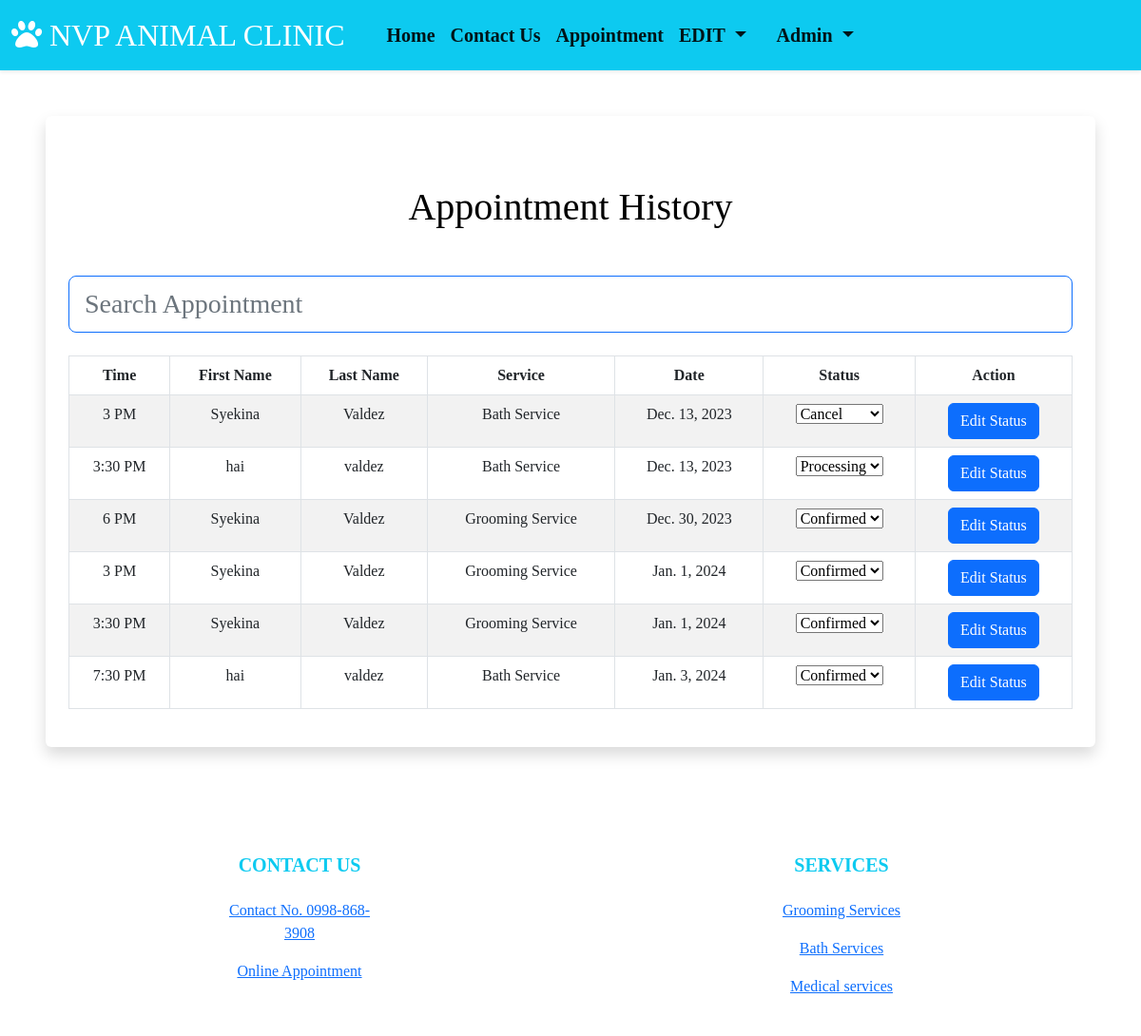
Page /staff-panel (signed in) on the committed database.
### booking/models.py (models this page shows, shortened)
class Appointment(models.Model):
    user = models.ForeignKey(User, on_delete=models.CASCADE, null=True, blank=True)
    service = models.CharField(max_length=50, choices=SERVICE_CHOICES, default="Doctor care")
    day = models.DateField(default=datetime.now)
    time = models.CharField(max_length=10, choices=TIME_CHOICES, default="3 PM")
    time_ordered = models.DateTimeField(default=datetime.now, blank=True)
    status = models.CharField(max_length=200, default='Processing')

### booking/views.py (the view)
# urls.py: path('staff-panel', views.staffPanel, name='staffPanel'),
def staffPanel(request):
    today = datetime.today()
    minDate = today.strftime('%Y-%m-%d')
    deltatime = today + timedelta(days=21)
    strdeltatime = deltatime.strftime('%Y-%m-%d')
    maxDate = strdeltatime
    items = Appointment.objects.filter(day__range=[minDate, maxDate]).order_by('day', 'time')
    return render(request, 'staffPanel.html', {
        'items':items,
    })

### booking/templates/staffPanel.html (shortened to what this page needs)
{% extends 'layout.html' %}
{% load static %}
{% block body %}
{% if user.is_authenticated %}
  {% if user.is_staff %}
    <div class="shadow p-4 mb-5 bg-body bg-body rounded text-black m-5">
      <h1 class="text-center mt-5 mb-5">Appointment History</h1>
      <input class="form-control form-control-lg fs-3 border border-primary" id="myInput" type="text" placeholder="Search Appointment">
      <br>
      <div class="table-responsive">
        <table class="table table-bordered table-striped table-hover mx-auto">
          <thead>
            <tr>
              <th class="text-center" scope="col">Time</th>
              <th class="text-center" scope="col">First Name</th>
              <th class="text-center" scope="col">Last Name</th>
              <th class="text-center" scope="col">Service</th>
              <th class="text-center" scope="col">Date</th>
              <th class="text-center" scope="col">Status</th>
              <th class="text-center" scope="col">Action</th>
            </tr>
          </thead>
          <tbody id="myTable">
            {% for item in items %}
              <tr>
                <td class="text-center">{{ item.time }}</td>
                <td class="text-center">{{ item.user.first_name }}</td>
                <td class="text-center">{{ item.user.last_name }}</td>
                <td class="text-center">{{ item.service }}</td>
                <td class="text-center">{{ item.day }}</td>
              <form method="post" action="{% url 'editStatus' item.id %}">
                <td class="text-center">
                    <select name="status" value="{{ item.status }}">
                      <option value="Processing" {% if item.status == 'Processing' %}selected{% endif %}>Processing</option>
                      <option value="Confirmed" {% if item.status == 'Confirmed' %}selected{% endif %}>Confirmed</option>
                      <option value="Cancel" {% if item.status == 'Cancel' %}selected{% endif %}>Cancel</option>
                    </select>
                  </td>
                <td class="text-center">
                  <button type="submit" class="btn btn-primary">Edit Status</button>
                </td>
              </form>
              </tr>
            {% endfor %}
          </tbody>
        </table>
      </div>
    </div>
  {% else %}
    <div class="shadow p-4 mb-5 bg-body bg-body rounded text-black m-5">
      <h1 class="p-2 me-3">For Admin User Only</h1>
      <p>This is side is Restricted!</p>
      <a href="{% url 'logout' %}" class="btn btn-primary text-white">Log Out</a>
    </div>
  {% endif %}
{% else %}
  <div class="shadow p-4 mb-5 bg-body bg-body rounded text-black m-5">
    <h1 class="p-2 me-3">First Sign in!</h1>
    <a href="{% url 'login' %}" class="btn btn-primary text-white">Sign in</a>
  </div>
{% endif %}
{% endblock %}

### booking/templates/layout.html (shortened to what this page needs)
{% load static %}
<!doctype html>
<html lang="en">
  <head>
    <link rel="stylesheet" href="https://cdn.jsdelivr.net/npm/bootstrap-icons@1.10.0/font/bootstrap-icons.css">
    <link href="https://cdn.jsdelivr.net/npm/bootstrap@5.2.1/dist/css/bootstrap.min.css" rel="stylesheet">
    <link rel="stylesheet" href="https://cdnjs.cloudflare.com/ajax/libs/font-awesome/5.15.4/css/all.min.css">
<link rel="stylesheet" href="https://cdn.jsdelivr.net/npm/bootstrap@5.2.1/dist/css/bootstrap.min.css">
<link rel="stylesheet" href="https://cdnjs.cloudflare.com/ajax/libs/font-awesome/5.15.4/css/all.min.css">
<link rel="stylesheet" href="https://cdn.jsdelivr.net/npm/bootstrap@5.2.1/dist/css/bootstrap.min.css">
  </head>
  <body>
    <header>
        <nav class="navbar bg-info navbar-white navbar-expand-lg shadow-sm">
            <div class="container-fluid">
                <a class="navbar-brand text-white cHover cGreen fs-2" href="{% url 'index' %}">
                    <i class="fas fa-paw"></i> NVP ANIMAL CLINIC
                </a>
                <div class="collapse navbar-collapse" id="navbarSupportedContent">
                    <ul class="navbar-nav mb-2 mb-lg-0 fs-5 custom-nav">
                        <li class="nav-item">
                            <a class="nav-link active cHover" aria-current="page" href="{% url 'index' %}">Home</a>
                        </li>
                        <li class="nav-item">
                            <a class="nav-link active cHover" href="#contact">Contact Us</a>
                        </li>
                        <li class="nav-item">
                            <a class="nav-link active cHover" href="{% url 'booking' %}">Appointment</a>
                        </li>
                        {% if user.is_authenticated %}
                        <li class="nav-item dropdown me-3 fs-5">
                            <a class="nav-link active dropdown-toggle cHover" href="#" role="button" data-bs-toggle="dropdown" aria-expanded="false">
                                {% if user.is_staff %}EDIT{% else %}ADMIN{% endif %}
                            </a>
                        </li>
                        <li class="nav-item dropdown me-3 fs-5">
                            <a class="nav-link active dropdown-toggle cHover" href="#" role="button" data-bs-toggle="dropdown" aria-expanded="false">
                                {% if user.is_staff %}Admin{% else %}User{% endif %}
                            </a>
                        </li>
                    {% else %}
                        <li class="nav-item me-3">
                            <a class="nav-link active cHover text-bg-light" href="{% url 'register' %}">REGISTER | LOGIN</a>
                        </li>
                        {% endif %}
                    </ul>
                </div>
            </div>
        </nav>
    </header>
    {% block body %}
    {% endblock %}
    <footer class="bg-white text-info">
        <div class="container-fluid pt-3">
            <section class="">
                <div class="container text-center text-md-start mt-5">
                  <div class="row mt-3 text-center">
                    <div class="col-md-2 col-lg-2 col-xl-2 mx-auto mb-4">
                        <h5 class="text-uppercase fw-bold mb-4 textGradient" id="contact">
                            Contact Us
                        </h5>
                        <p>
                            <a href="" class=""><span class="cBlue">Contact No. 0998-868-3908</span></a>
                        </p>
                        <p>
                            <a class="uLine cHover" href="{% url 'booking' %}" >Online Appointment</a>
                        </p>
                    </div>
                    <div class="col-md-3 col-lg-2 col-xl-2 mx-auto mb-4">
                        <h5 class="text-uppercase fw-bold mb-4 textGradient">
                            Services
                        </h5>
                        <p>
                            <a href="#!" class="uLine">Grooming Services</a>
                        </p>
                        <p>
                            <a href="#!" class="uLine">Bath Services</a>
                        </p>
                        <p>
                            <a href="#!" class="uLine">Medical services</a>
                        </p>
                    </div>
                  </div>
                </div>
              </section>
        </div>
    </footer>
  </body>
</html>

### booking/templates/layout.html (style rules this page uses)
.custom-nav { margin-left: 20px; }
.custom-nav .nav-link { color: #333; font-weight: bold; text-decoration: none; padding: 10px 15px; border-radius: 5px; transition: background-color 0.3s; }
body { font-family: 'Georgia', serif; }

### rows in the picture
Appointment: time "3 PM", user.first_name "Syekina", user.last_name "Valdez", service "Bath Service", day "Dec. 13, 2023", status "Cancel"
Appointment: time "3:30 PM", user.first_name "hai", user.last_name "valdez", service "Bath Service", day "Dec. 13, 2023", status "Processing"
Appointment: time "6 PM", user.first_name "Syekina", user.last_name "Valdez", service "Grooming Service", day "Dec. 30, 2023", status "Confirmed"
Appointment: time "3 PM", user.first_name "Syekina", user.last_name "Valdez", service "Grooming Service", day "Jan. 1, 2024", status "Confirmed"
Appointment: time "3:30 PM", user.first_name "Syekina", user.last_name "Valdez", service "Grooming Service", day "Jan. 1, 2024", status "Confirmed"
Appointment: time "7:30 PM", user.first_name "hai", user.last_name "valdez", service "Bath Service", day "Jan. 3, 2024", status "Confirmed"
